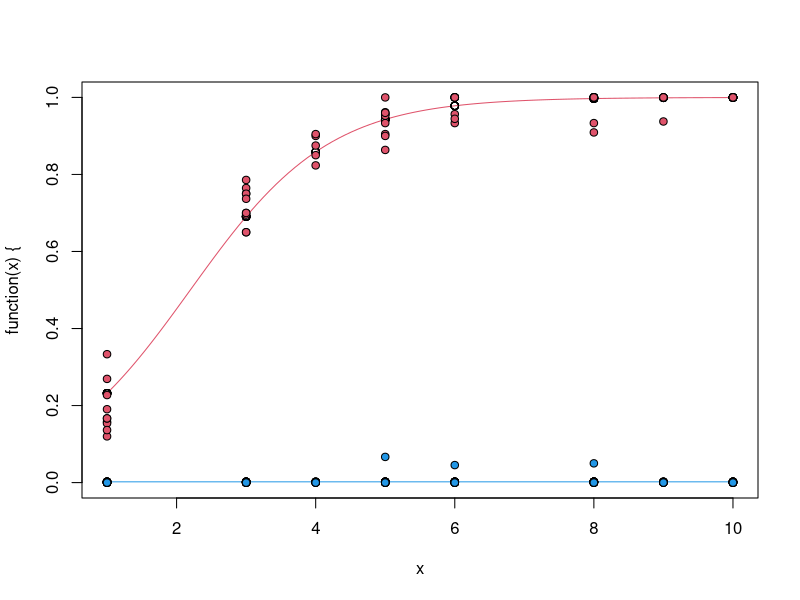
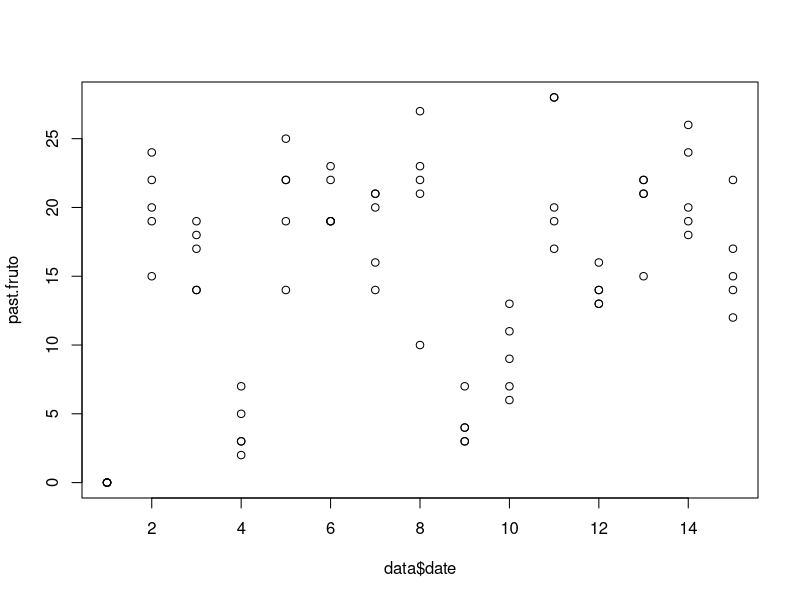
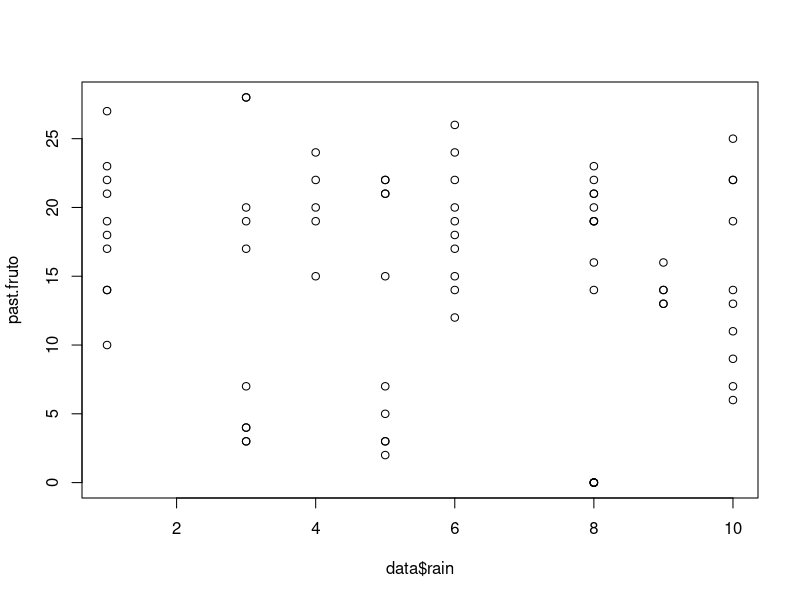
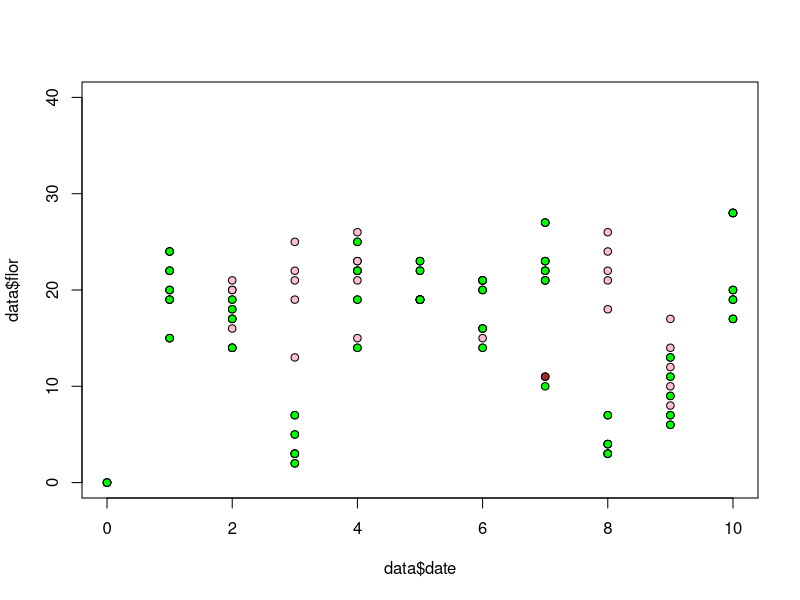

The R script that drew these images, in order: (Note: this script raises an error after producing the figures.)



n.month=15
n.plot=5

rain <- sample(1:10,n.month,replace=T)
sand <- 1:n.plot

date<-rep(1:n.month,each=length(sand))

a <- log(0.002/(1-0.002))
b <- 0
c <- log(.1/(1-.1))
d <- 1

data<-data.frame(id=1:(length(rain)*length(sand)),plot=1:length(sand),date=date,rain=rain[date],sand=sand)
data$flor<-data$rain*0+20

data$flor<-rpois(n.month*n.plot,20)


#flor <- rpois(300,5)
#flor <- rep(50,)

fruto2fruto<-{0}

logis<-function(parms,x)exp(x%*%parms)/(1+exp(x%*%parms))

pfruto.fruto<-logis(c(a,b),cbind(1,data$rain))
pflor.fruto<-logis(c(c,d),cbind(1,data$rain))

plot(function(x){exp(a+b*x)/(1+exp(a+b*x))},ylim=c(0,1),xlim=c(1,10),col=4)
plot(function(x){exp(c+d*x)/(1+exp(c+d*x))},ylim=c(0,1),xlim=c(1,10),add=T,col=2)

points(pfruto.fruto~data$rain,ylim=c(0,1))
points(pflor.fruto~data$rain,ylim=c(0,1))

flor2fruto <- rbinom(data$flor,data$flor,pflor.fruto) 

points(flor2fruto/data$flor~data$rain,pch=21,bg=2)

past.fruto<-c(rep(0,sum(data$date==1)),flor2fruto[data$date!=max(data$date)])

fruto2fruto<-rbinom(past.fruto,past.fruto,pfruto.fruto[data$date!=max(data$date)])

points(fruto2fruto/past.fruto~data$rain,pch=21,bg=4)

plot(past.fruto~data$date)
plot(past.fruto~data$rain)

fruto <- flor2fruto + fruto2fruto

plot(data$flor~data$date,pch=21,bg="pink",xlim=c(0,10),ylim=c(0,40))
points(fruto~data$date,pch=21,bg="brown")
points((data$date-1),past.fruto,pch=21,bg="green")


###############

teste1<-data.frame(fruto,data$flor,past.fruto,data$rain,past.frutoT=c(fruto[data$date==1],fruto[data$date!=max(data$date)]))[data$date>4,]

###############

pFR.test<-seq(0,1,length=20)
pFL.test<-seq(0,1,length=20)

like.surf<-matrix(NA,length(pFR.test),length(pFL.test))

for (i in 1:length(pFR.test)){
for (j in 1:length(pFL.test)){

like.surf[i,j]<-NLL.fruit(teste1$fruto,teste1$data.flor,teste1$past.fruto,pFR.test[i],pFL.test[j])

}}

image(like.surf,col=topo.colors(100),xlab="pFlower",ylab="pFruit")
contour(like.surf,add=T,nlevels=10)

image(exp(-like.surf),col=topo.colors(100),xlab="pFlower",ylab="pFruit")
contour(exp(-like.surf),add=T)

resu<-optim(par=list(pFR=0.5,pFL=0.5),function(x)NLL.fruit(N=teste1$fruto,FL=teste1$data.flor,FR=teste1$past.fruto,x[1],x[2]))
points(resu$par[2],resu$par[1],pch=3,cex=1)


###########

resu2<-optim(par=list(a=0,b=0,c=0,d=0),
function(x)
NLL.fruit.logis(
N=teste1$fruto,
FR=teste1$past.fruto,
FL=teste1$data.flor,
covar=teste1$data.rain,
parms=x))

rbind(resu2$par,c(a,b,c,d))

plot(logis(resu2$par[1:2],cbind(1,seq(0,10,length=100))),type="l",ylim=c(0,1))
points(logis(c(a,b),cbind(1,seq(0,10,length=100))),type="l",lty=2)

points(logis(resu2$par[3:4],cbind(1,seq(0,10,length=100))),type="l",ylim=c(0,1),col=2)
points(logis(c(c,d),cbind(1,seq(0,10,length=100))),type="l",col=2,lty=2)


NLL.fruit.logis(
N=teste1$fruto,
FL=teste1$data.flor,
FR=teste1$past.fruto,
covar=teste1$data.rain,
parms=c(a,b,c,d)
)

NLL.fruit.logis(
N=teste1$fruto,
FR=teste1$past.fruto,
FL=teste1$data.flor,
covar=teste1$data.rain,
parms=resu2$par
)

a.test<-seq(-5,5,length=100)
b.test<-seq(-5,5,length=100)

like.logis.surf1<-matrix(NA,length(a.test),length(b.test))

for (i in 1:length(a.test)){
for (j in 1:length(a.test)){

like.logis.surf1[i,j]<-NLL.fruit.logis(
N=teste1$fruto,
FL=teste1$data.flor,
FR=teste1$past.fruto,
covar=teste1$data.rain,
parms=c(a.test[i],b.test[j],c,d)
)

}}


image(like.logis.surf1,col=topo.colors(100),xlab="b",ylab="a")
contour(like.logis.surf1,add=T,nlevels=50)

image(exp(-like.logis.surf1),col=topo.colors(100),xlab="b",ylab="a")
contour(exp(-like.logis.surf1),add=T,nlevels=10)

z<-like.logis.surf1

persp3d(b.test,a.test,(like.logis.surf1),col=heat.colors(100)[cut(z,100)],xlab="b",ylab="a")

persp3d(b.test,a.test,exp(-z)*10^25,col=heat.colors(100)[cut(exp(-z),100)],xlab="b",ylab="a")


points(resu2$par[2],resu2$par[1],pch=3,cex=1)



##########

?contour


fruto
data$flor
past.fruto

flor2fruto


mean(rnorm(10,5,5))




plot(data$flor~data$rain)
plot(fruto~data$rain)


plot(fruto[-c(1:5)]~fruto[-c(46:50)])
plot(fruto[-c(46:50)]~data$rain[-c(1:5)])

summary(lm(fruto[-c(1:5)]~fruto[-c(46:50)]))
abline(lm(fruto[-c(1:5)]~fruto[-c(46:50)]))


######################################


LLbbinom

dnorm2<- function(x,w1=.5,w2=1-w1,m1=0,m2=3,sd1=1,sd2=1){
w1*dnorm(x,m1,sd1)+w2*dnorm(x,m2,sd2)
} 

dbinom2<- function(x,w1=.5,w2=1-w1,N1=10,N2=10,p1=.7,p2=.3,...){
w1*dbinom(x,N1,p1,...)+w2*dbinom(x,N2,p2,...)
} 

nLLbinom2<-function(x,w1=.5,w2=1-w1,N1=10,N2=N1,p1=.7,p2=.3)
-sum(dbinom2(x,w1=.5,w2=1-w1,N1=10,N2=10,p1=.7,p2=.3,log=T))

nLLfruit<-function(y,x,parms=c(a=0,b=0,c=0,d=0,w1=0),N1=10,N2=N1){
p1=exp(cbind(1,x)%*%parms[1:((length(parms)-1)/2)])/(1+exp(cbind(1,x)%*%parms[1:((length(parms)-1)/2)]))
p2=exp(cbind(1,x)%*%parms[(1+(length(parms)-1)/2):(length(parms)-1)])/(1+exp(cbind(1,x)%*%parms[(1+(length(parms)-1)/2):(length(parms)-1)]))
#w1=parms[length(parms)]
w1=.5

-sum(dbinom2(y,w1=w1,w2=1-w1,N1=N1,N2=N2,p1=p1,p2=p2,log=T))

}


y<-fruto[data$date!=min(date)]
x<-data$rain[data$date!=max(date)]
N1<-data$flor[data$date!=max(date)]
N2<-fruto[data$date!=max(date)]

nLLfruit(y,x,N1=N1*2,N2=N2*2)

optim(par=c(5,-0.5,-1,0.5,1),nLLfruit,y=y,x=x,N1=N1*2,N2=N2*2)

optim

prod(dbinom(15,10,.5))




### Debugging

nLLfruit(2:5,5,parms=c(0,0,0,0,1),N1=2:5)

-sum(log(dbinom(2:5,2:5,.5)))


fruto[]


nLLbinom2(5)
-log(dbinom2(5))
-log(dbinom(5,10,.5))


nLLbinom2(3)

nLLbinom2(rep(10,20))
nLLbinom2(rep(4,20))






plot(dbinom2(0:10),type="l")


.5*dbinom(1,1,.5)+.5*dbinom(1,1,.5)




















